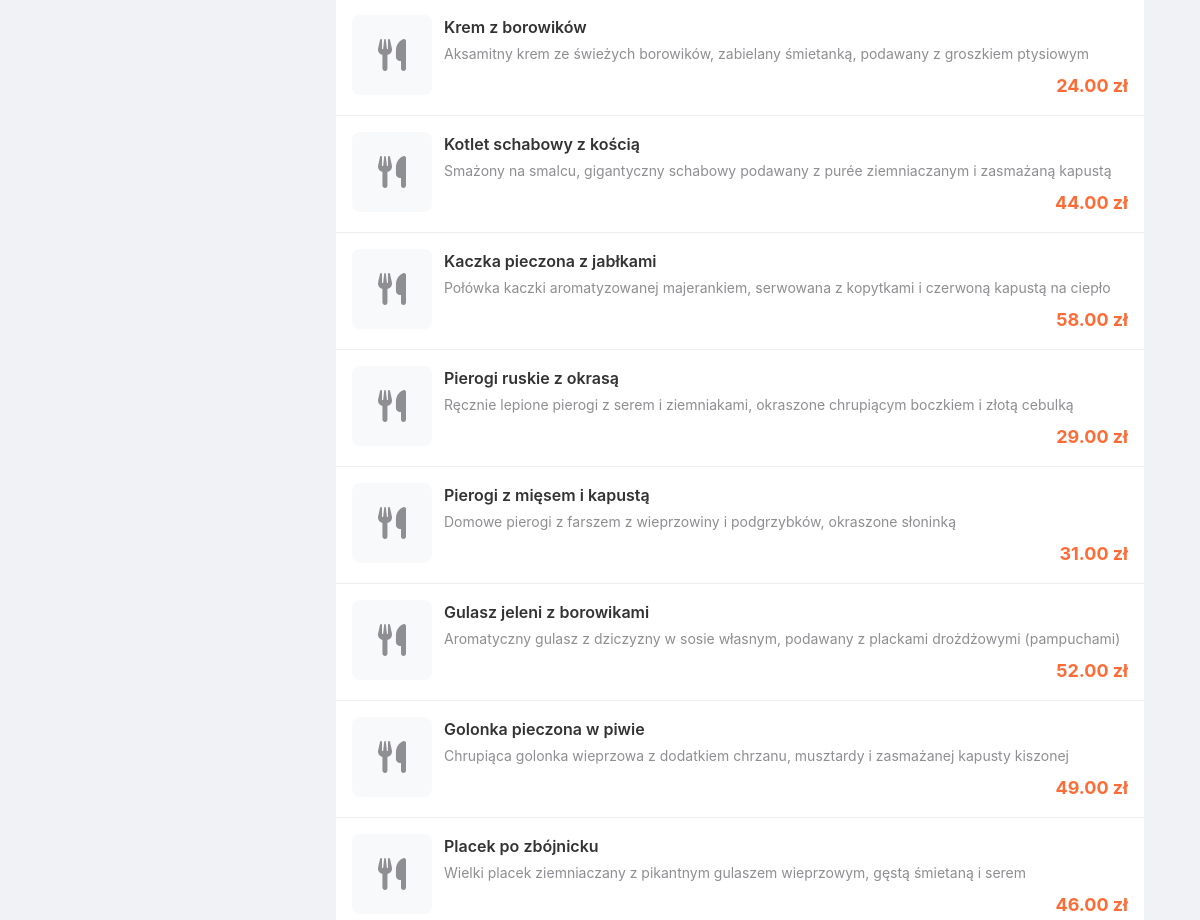
The page /client/menu/1 (signed in, middle part) on the database as committed earlier.
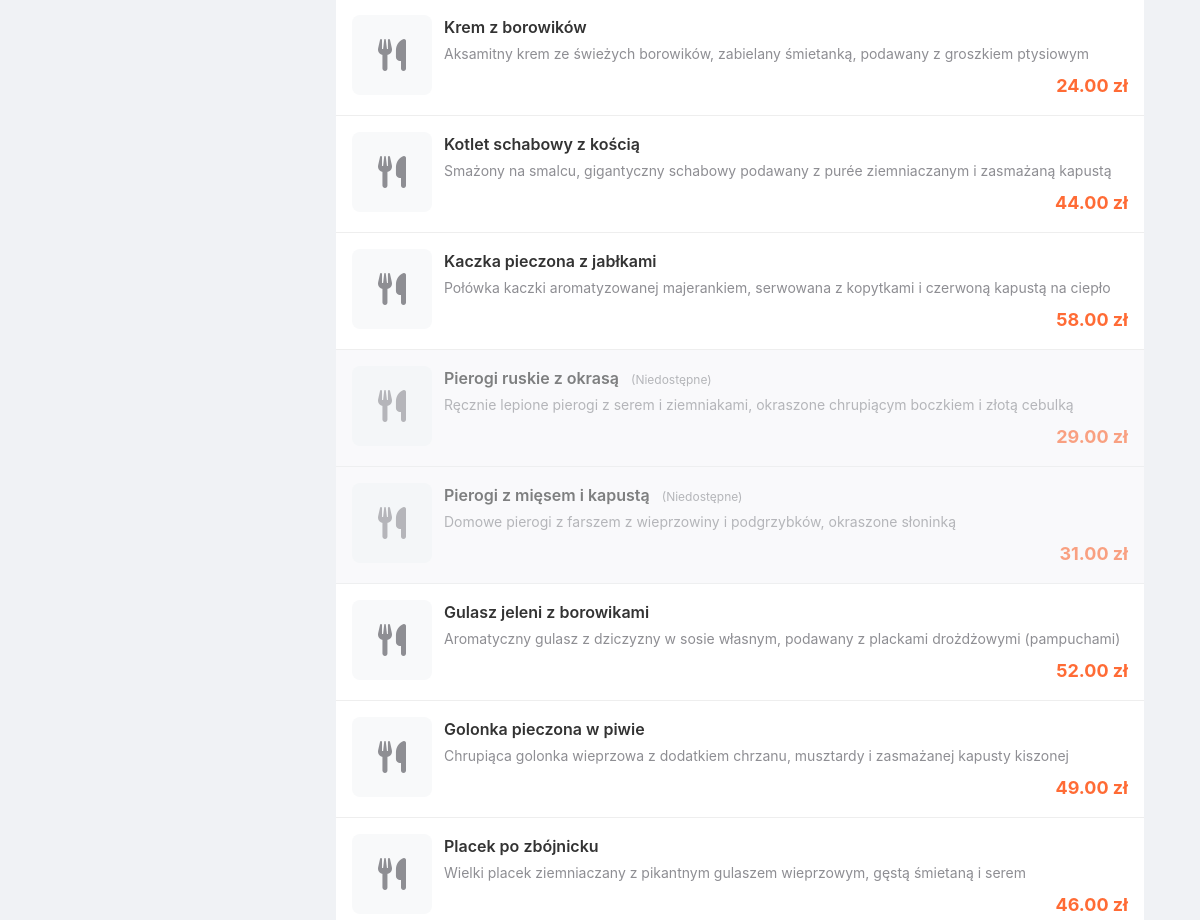
The same page on the database as committed later.
### models.py (models this page shows)
class MenuItem(db.Model):
    __tablename__ = 'menu_items'
    id = db.Column(db.Integer, primary_key=True)
    restaurant_id = db.Column(db.Integer, db.ForeignKey('restaurants.id'))
    name = db.Column(db.String(100))
    price = db.Column(db.Float)
    category = db.Column(db.String(50))
    description = db.Column(db.Text)
    available = db.Column(db.Boolean, default=True)
    restaurant = db.relationship('Restaurant', backref='menu_items')

### app.py (the view)
@app.route('/client/menu/<int:restaurant_id>')
@login_required
def client_menu(restaurant_id):
    if session.get('role') != 'client':
        flash('Brak dostępu', 'danger')
        return redirect(url_for('login'))
    restaurant = Restaurant.query.get(restaurant_id)
    if not restaurant:
        flash('Restauracja nie znaleziona', 'danger')
        return redirect(url_for('client_restaurants'))
    menu_items = MenuItem.query.filter_by(restaurant_id=restaurant_id).all()
    categories = list(set([item.category for item in menu_items]))
    return render_template('client/menu_mobile.html',
                           restaurant=restaurant,
                           menu_items=menu_items,
                           categories=categories)

### app.py (called while the page is built)
@app.context_processor
def inject_now():
    return {'now': datetime.now()}

def login_required(f):
    @wraps(f)
    def decorated_function(*args, **kwargs):
        if 'user_id' not in session:
            flash('Proszę się zalogować', 'warning')
            return redirect(url_for('login'))
        return f(*args, **kwargs)
    return decorated_function

### templates/client/menu_mobile.html (shortened to what this page needs)
{% extends "mobile_layout.html" %}
{% block content %}
<div class="mobile-container">
    <div id="menuItems">
        {% for item in menu_items %}
        <div class="menu-item" data-category="{{ item.category }}" style="{% if not item.available %}opacity: 0.6;{% endif %}">
            <div class="item-image">
                <i class="fas fa-utensils fa-2x"></i>
            </div>
            <div class="item-content">
                <div class="item-name">
                    {{ item.name }}
                    {% if not item.available %}
                    <span style="font-size: 12px; color: var(--gray); font-weight: normal; margin-left: 8px;">(Niedostępne)</span>
                    {% endif %}
                </div>
                <div class="item-desc">{{ item.description }}</div>
                <div style="display: flex; justify-content: flex-end; align-items: center; margin-top: 8px;">
                    <div class="item-price">{{ "%.2f"|format(item.price) }} zł</div>
                </div>
            </div>
        </div>
        {% endfor %}
    </div>
</div>
{% endblock %}

Rows that differ between the two databases and show on the page:
changed MenuItem "Pierogi ruskie z okrasą": now shows "(Niedostępne)"
changed MenuItem "Pierogi z mięsem i kapustą": now shows "(Niedostępne)"
